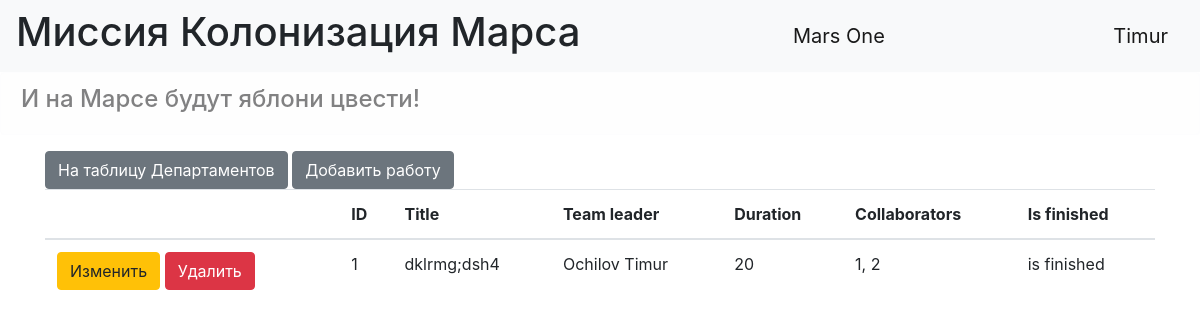
The page / (signed in) on the database its author committed.
### data/users.py (models this page shows, shortened)
class User(SqlAlchemyBase, UserMixin, SerializerMixin):
    __tablename__ = 'users'
    id = sqlalchemy.Column(sqlalchemy.Integer,
                           primary_key=True, autoincrement=True)
    surname = sqlalchemy.Column(sqlalchemy.String)
    name = sqlalchemy.Column(sqlalchemy.String)
    age = sqlalchemy.Column(sqlalchemy.Integer)
    position = sqlalchemy.Column(sqlalchemy.String)
    speciality = sqlalchemy.Column(sqlalchemy.String)
    address = sqlalchemy.Column(sqlalchemy.String)
    email = sqlalchemy.Column(sqlalchemy.String, unique=True)
    hashed_password = sqlalchemy.Column(sqlalchemy.String)
    modified_date = sqlalchemy.Column(sqlalchemy.DateTime)

### data/jobs.py (models this page shows)
class Jobs(SqlAlchemyBase, UserMixin, SerializerMixin):
    __tablename__ = 'jobs'
    id = sqlalchemy.Column(sqlalchemy.Integer, primary_key=True, autoincrement=True)
    job = sqlalchemy.Column(sqlalchemy.String, nullable=True)
    work_size = sqlalchemy.Column(sqlalchemy.Integer, nullable=True, default=0)
    collaborators = sqlalchemy.Column(sqlalchemy.String, nullable=True)
    start_date = sqlalchemy.Column(sqlalchemy.DateTime, default=datetime.datetime.now)
    end_date = sqlalchemy.Column(sqlalchemy.DateTime, default=datetime.datetime.now)
    is_finished = sqlalchemy.Column(sqlalchemy.Boolean, default=False)
    category = sqlalchemy.Column(sqlalchemy.Integer, sqlalchemy.ForeignKey("category.id"))
    team_leader = sqlalchemy.Column(sqlalchemy.Integer, sqlalchemy.ForeignKey("users.id"))
    user = orm.relation('User')
    categories = orm.relation("Category",
                              secondary="association",
                              backref="jobs")
    def __repr__(self):
        return f'<Job> {self.job}'

### main.py (the view)
@app.route("/")
def jobess():
    print(2)
    db_sess = db_session.create_session()
    users = db_sess.query(User)
    jobes = db_sess.query(Jobs).all()
    print(jobes)
    print(render_template("index.html", jobes=jobes, users=users, User=User, str=str))
    try:
        return render_template("index.html", jobes=jobes, users=users, User=User, str_id=str(current_user.id))
    except AttributeError:
        return render_template("index.html", jobes=jobes, users=users, User=User, str_id=False)

### data/db_session.py (called while the page is built)
def create_session() -> Session:
    global __factory
    return __factory()

### main.py (called while the page is built)
@login_manager.user_loader
def load_user(user_id):
    db_sess = db_session.create_session()
    return db_sess.query(User).get(user_id)

### templates/index.html
{% extends "base.html" %}
{% block content %}
<a href="departments" class="btn btn-secondary">На таблицу Департаментов</a>
{% if current_user.is_authenticated %}
  <a href="addjob" class="btn btn-secondary">Добавить работу</a>
{% endif %}
<table class="table">
  <thead class="thead-inverse">
    <tr>
      <th></th>
      <th>ID</th>
      <th>Title</th>
      <th>Team leader</th>
      <th>Duration</th>
      <th>Collaborators</th>
      <th>Is finished</th>
    </tr>
  </thead>
  <tbody>
  {% for job in jobes %}
  <tr>
    <td>
      {% if str_id %}
        {% if current_user.is_authenticated and current_user.id == job.team_leader or str_id in job.collaborators.split() %}
        <a href="/redact_job/{{ job.id }}" class="btn btn-warning">
          Изменить
        </a>
        <a href="/job_delete/{{ job.id }}" class="btn btn-danger">
          Удалить
        {% endif %}
      {% endif %}
        </a></td>
    <td>{{job.id}}</td>
    <td>{{job.job}}</td>
    <td>{{users.filter(User.id == job.team_leader).first().surname}} {{users.filter(User.id ==
      job.team_leader).first().name}}
    </td>
    <td>{{job.work_size}}</td>
    <td>{{job.collaborators}}</td>
    {% if job.is_finished %}
    <td>is
      finished
    </td>
    {% else %}
    <td>is not
      finished</td>
    {% endif %}
  </tr>
  {% endfor %}
  </tbody>
</table>
{% endblock %}

### templates/base.html (shortened to what this page needs)
<!doctype html>
<html lang="en">
<head>
    <link rel="stylesheet"
          href="https://stackpath.bootstrapcdn.com/bootstrap/4.4.1/css/bootstrap.min.css"
>
</head>
<body>
    <header>
        <nav class="navbar navbar-light bg-light">
            <h1>Миссия Колонизация Марса</h1>
            <a class="navbar-brand">Mars One</a>
            {% if current_user.is_authenticated %}
                    <a class="navbar-brand" href="/logout">{{ current_user.name }}</a>
            {% else %}
                <p>
                    <a class="btn btn-primary" href="/register">Зарегистрироваться</a>
                    <a class="btn btn-success" href="/login">Войти</a>
                </p>
            {% endif %}
        </nav>
    </header>
    <div class="alert alert-light">
        <h4>И на Марсе будут яблони цвести!</h4>
    </div>
    <main role="main" class="container">
        {% block content %}{% endblock %}
    </main>
</body>

### rows shown on the page
User: name "Timur"
Jobs: id "1", job "dklrmg;dsh4", filter "Ochilov", team_leader.name "Timur", work_size "20", collaborators "1, 2", is_finished "is finished"
